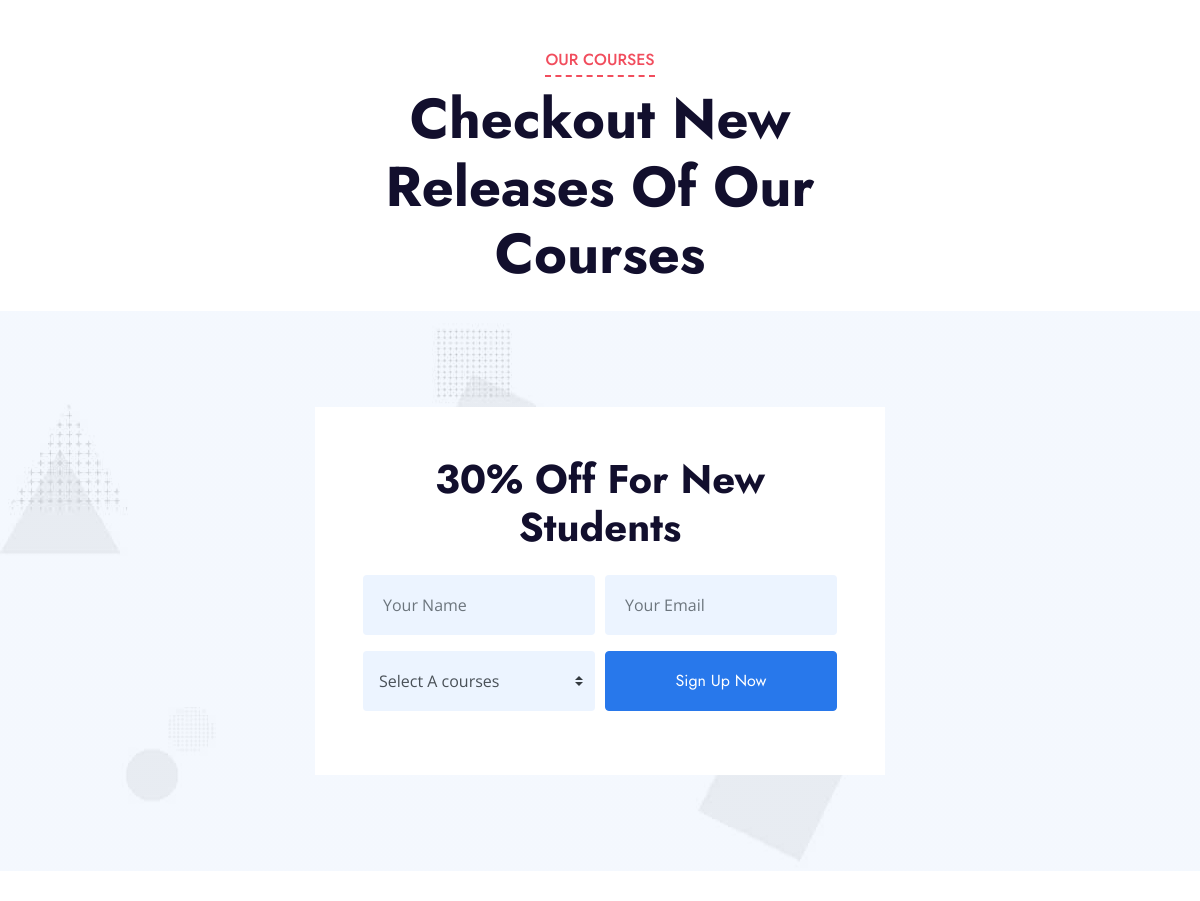
Before: / (middle part) with the older database file.
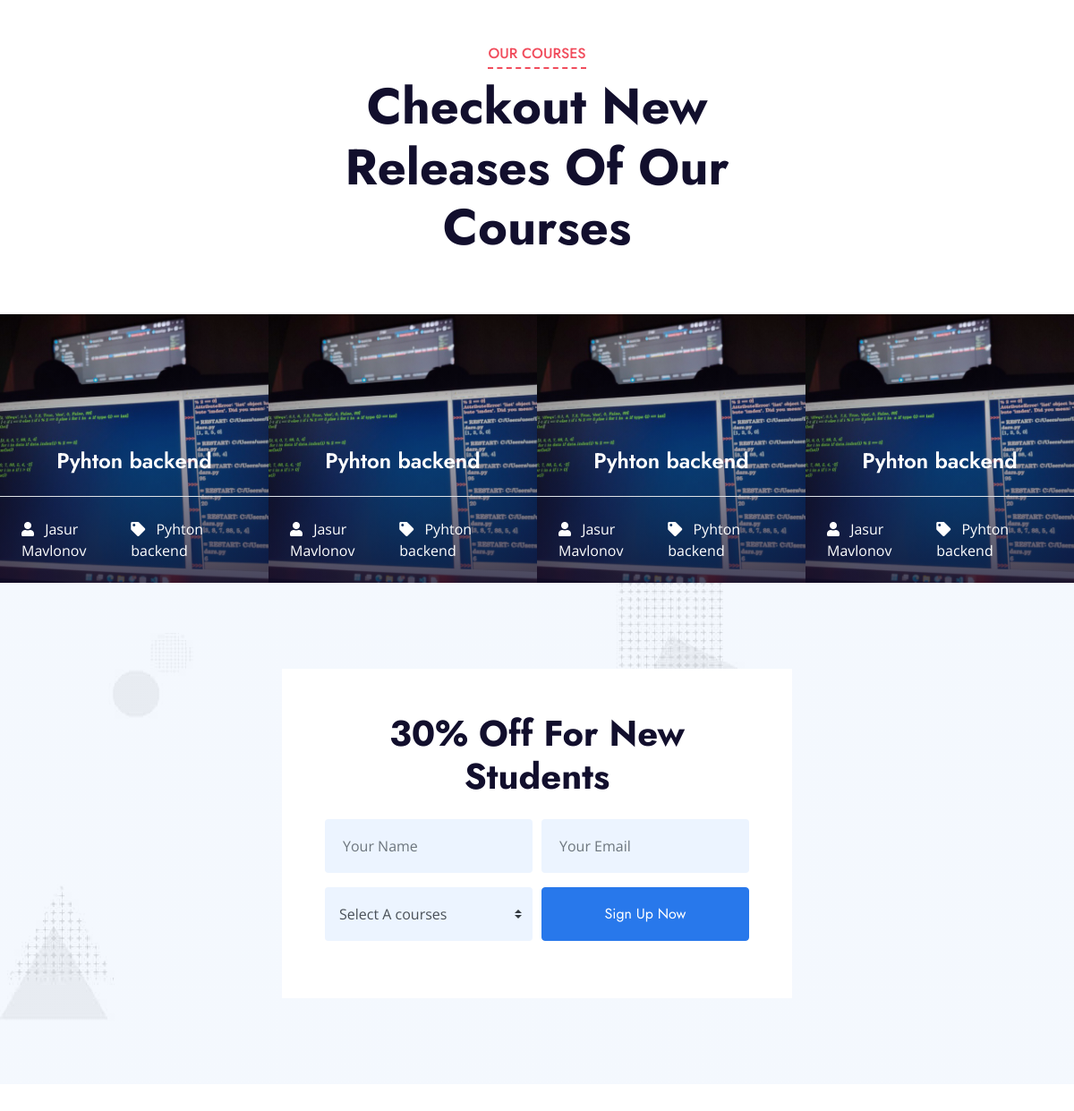
After: the same page with the newer database file.
### app/models.py (models this page shows, shortened)
class Course(models.Model):
    owner = models.ForeignKey(Teacher,related_name='courses',on_delete=models.SET_NULL,null=True)
    subject = models.ForeignKey(Subject,related_name='courses',on_delete=models.CASCADE)
    image = models.ImageField(
        upload_to='courses/',
        null=True,
        blank=True,
        default='courses/courses-1.jpg')
    title = models.CharField(max_length=200)
    slug = models.SlugField(max_length=200,unique=True)
    overview = models.TextField(null=True,blank=True)
    created_at = models.DateTimeField(auto_now_add=True)
    class Meta:
        ordering = ['-created_at']

class Teacher(models.Model):
    full_name = models.CharField(max_length=255)
    bio = models.TextField(blank=True)
    avatar = models.ImageField(upload_to='instructors/', blank=True, null=True)
    expertise = models.CharField(
        max_length=255,
        help_text="Masalan: Python, Frontend, Data Science"
    )
    experience_years = models.PositiveIntegerField(default=0)
    is_active = models.BooleanField(default=True)
    created_at = models.DateTimeField(auto_now_add=True)
    def __str__(self):
        return self.full_name

class Subject(models.Model):
    title = models.CharField(max_length=200)
    slug = models.SlugField(max_length=200,unique=True)
    class Meta:
        ordering = ['title']

### app/views.py (the view)
# urls.py: path("", IndexView.as_view(), name="home"),
class IndexView(ListView):
    model = Course
    template_name = "app/index.html"
    context_object_name = "courses"
    def get_queryset(self):
        return Course.objects.select_related('subject', 'owner')
    def get_context_data(self, **kwargs):
        context = super().get_context_data(**kwargs)
        context['subjects'] = Subject.objects.all()
        return context

### app/templates/app/index.html (shortened to what this page needs)
{% extends 'app/base/base.html' %}
{% load static %}
{% block index_content %}
    <div class="container-fluid px-0 py-5">
        <div class="row mx-0 justify-content-center pt-5">
            <div class="col-lg-6">
                <div class="section-title text-center position-relative mb-4">
                    <h6 class="d-inline-block position-relative text-secondary text-uppercase pb-2">Our Courses</h6>
                    <h1 class="display-4">Checkout New Releases Of Our Courses</h1>
                </div>
            </div>
        </div>
        <div class="owl-carousel courses-carousel">
            {% for course in courses %}
            <div class="courses-item position-relative">
                {% if course.image %}
                    <img class="img-fluid"
                        src="{{ course.image.url }}"
                        alt="{{ course.title }}">
                {% else %}
                    <img class="img-fluid"
                        src="{% static 'app/img/courses-1.jpg' %}"
                        alt="{{ course.title }}">
                {% endif %}
                <div class="courses-text">
                    <h4 class="text-center text-white px-3">
                        {{ course.title }}
                    </h4>
                    <div class="border-top w-100 mt-3">
                        <div class="d-flex justify-content-between p-4">
                            <span class="text-white">
                                <i class="fa fa-user mr-2"></i>
                                {{ course.owner }}
                            </span>
                            <span class="text-white">
                                <i class="fa fa-tag mr-2"></i>
                                {{ course.subject.title }}
                            </span>
                        </div>
                    </div>
                </div>
            </div>
            {% endfor %}
        </div>
        <div class="row justify-content-center bg-image mx-0 mb-5">
            <div class="col-lg-6 py-5">
                <div class="bg-white p-5 my-5">
                    <h1 class="text-center mb-4">30% Off For New Students</h1>
                    <form>
                        <div class="form-row">
                            <div class="col-sm-6">
                                <div class="form-group">
                                    <input type="text" class="form-control bg-light border-0" placeholder="Your Name" style="padding: 30px 20px;">
                                </div>
                            </div>
                            <div class="col-sm-6">
                                <div class="form-group">
                                    <input type="email" class="form-control bg-light border-0" placeholder="Your Email" style="padding: 30px 20px;">
                                </div>
                            </div>
                        </div>
                        <div class="form-row">
                            <div class="col-sm-6">
                                <div class="form-group">
                                    <select class="custom-select bg-light border-0 px-3" style="height: 60px;">
                                        <option selected>Select A courses</option>
                                    </select>
                                </div>
                            </div>
                            <div class="col-sm-6">
                                <button class="btn btn-primary btn-block" type="submit" style="height: 60px;">Sign Up Now</button>
                            </div>
                        </div>
                    </form>
                </div>
            </div>
        </div>
    </div>
{% endblock %}

### app/templates/app/base/base.html (shortened to what this page needs)
{% load static %}
<!DOCTYPE html>
<html lang="en">
<head>
    <link href="https://cdnjs.cloudflare.com/ajax/libs/font-awesome/5.10.0/css/all.min.css" rel="stylesheet">
    <link href="{% static 'app/lib/owlcarousel/assets/owl.carousel.min.css'%}" rel="stylesheet">
    <link href="https://stackpath.bootstrapcdn.com/bootstrap/4.4.1/css/bootstrap.min.css" rel="stylesheet">
    <link href="{% static 'app/css/style.css' %}" rel="stylesheet">
</head>
<body>
    {% block index_content %}
    {% endblock %}
</body>
</html>

Changed rows visible on the page:
added Course: image (picture), title "Pyhton backend", owner "Jasur Mavlonov", subject "Pyhton backend"
